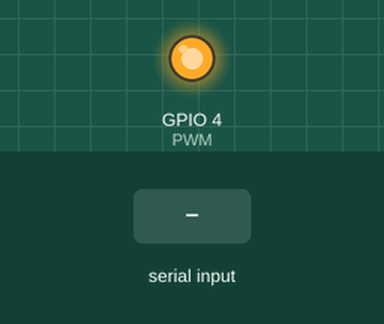
The program below on a simulated ESP8266 (NodeMCU). On the bench: output pins drawn as LEDs (lit = HIGH). Inputs (shaded band) come from the test bench. WiFi joins after 1.5 s; servers stay silent unless stated; random numbers use the default seed unless the program sets one; no MQTT or app messages arrive unless stated; what the program prints to the serial monitor is not drawn.

Above: at 2.7 s.
2.8 s: "2" received over Serial
At 3.5 s:
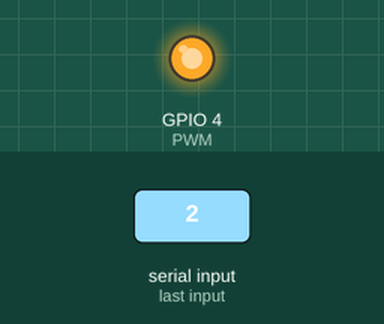
4.3 s: "0" received over Serial
At 4.6 s:
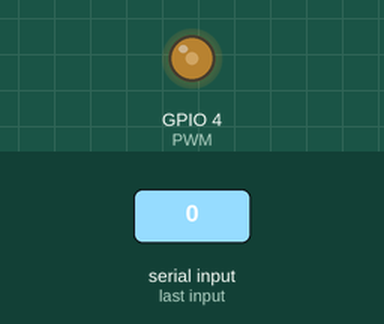
Timing chart, 0 to 7.3 s (numbered marks = the images above; inputs shaded):
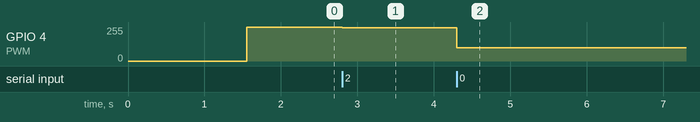

Measured:
- after the input at 2.8 s, GPIO 4 (PWM): 255/255 → 250/255 at once
- after the input at 4.3 s, GPIO 4 (PWM): 250/255 → 100/255 at once

The program:

main.cpp
```cpp
#include <Arduino.h>
#include <ESP8266WiFi.h>
#include <PubSubClient.h>
#define PWM 4
int velocidad = 1000;
char dato;
int contconexion = 0;
const char *ssid = "MotoG";
const char *password = "ras123456";
char SERVER[50] = "postman.cloudmqtt.com";
int SERVERPORT = 13730;
String USERNAME = "aplicada";
char PASSWORD[50] = "0123456789";

unsigned long previousMillis = 0;
char charColor[40];
String strColor;
String strColorUltimo;

char charFigura[15];
String strFigura;
String strFiguraUltimo;
char PLACA[50];
char valueStr[40];
char valueStr1[15];
//String strtemp = "";

char COLOR[50];
char FIGURA[50];

WiFiClient espClient;
PubSubClient client(espClient);

void callback(char *topic, byte *payload, unsigned int length)
{
  char PAYLOAD[5] = "    ";
  Serial.print("Mensaje Recibido: [");
  Serial.print(topic);
  Serial.print("] ");

  for (int i = 0; i < length; i++)
  {
    PAYLOAD[i] = (char)payload[i];
  }

  Serial.println(PAYLOAD);
}

void reconnect()
{
  uint8_t retries = 3;
  while (!client.connected())
  {
    Serial.print("Intentando conexion MQTT...");
    String clientId = "ESP8266Client-";
    clientId += String(random(0xffff), HEX);
    USERNAME.toCharArray(PLACA, 50);
    if (client.connect("", PLACA, PASSWORD))
    {
      Serial.println("conectado");
    }
    else
    {
      Serial.print("fallo, rc=");
      Serial.print(client.state());
      Serial.println(" intenta nuevamente en 5 segundos");
      delay(5000);
    }
    retries--;
    if (retries == 0)
    { // esperar a que el WDT lo reinicie
      while (1)
        ;
    }
  }
}

void setup()
{
  Serial.begin(115200);
  Serial.println("");
  pinMode(PWM, OUTPUT);

  while (!Serial)
  {
  }

  WiFi.begin(ssid, password);

  while (WiFi.status() != WL_CONNECTED and contconexion < 50)
  {
    ++contconexion;
    delay(500);
    Serial.print(".");
  }

  if (contconexion < 50)
  {
    Serial.println("");
    Serial.println("WiFi conectado");
  }
  else
  {
    Serial.println("");
    Serial.println("Error de conexion");
  }

  client.setServer(SERVER, SERVERPORT);
  client.setCallback(callback);

  String color = "/" + USERNAME + "/" + "Color";
  color.toCharArray(COLOR, 50);
  String fugura = "/" + USERNAME + "/" + "Figura";
  fugura.toCharArray(FIGURA, 50);
}

void loop()
{
  if (!client.connected())
  {
    reconnect();
  }
  analogWrite(PWM, velocidad);
  client.loop();

  if (Serial.available() > 0)
  {
    char dato = Serial.read();
    if (dato == '2')
    {
      strColor = "Potenca: 0.1w";
      //Serial.println("Velociad: 0= 100");
      velocidad = 250;
      //strFigura = "CIRCULO";
    }
    else if (dato == '3')
    {
      strColor = "Potenca: 0.15w";
      //Serial.println("Velociad: 0= 100");
      velocidad = 300;
      //strFigura = "TRIANGULO";
    }
    else if (dato == '4')
    {
      strColor = "Potenca: 0.2w";
      //Serial.println("Velociad: 0= 100");
      velocidad = 400;
      //strFigura = "CUADRADO";
    }
    else if (dato == '0')
    {
      strColor = "Calculando...";
      //Serial.println("Velociad: 0= 100");
      velocidad = 100;
      //strFigura = "SIN FIGURA";
    }
    else
    {
      strColor = "Calculando...";
      //Serial.println("Velociad: 0= 100");
      velocidad = 100;
      //strFigura = "SIN FIGURA";
    }
  }

  if (strColor != strColorUltimo)
  {
    strColorUltimo = strColor;
    strColor.toCharArray(valueStr, 15);
    Serial.println("Enviando: [" + String(COLOR) + "] " + strColor);
    client.publish(COLOR, valueStr);
    /*strFigura.toCharArray(valueStr1, 15);
    Serial.println("Enviando: [" + String(FIGURA) + "] " + strFigura);
    client.publish(FIGURA, valueStr1);*/
  }
}
```
